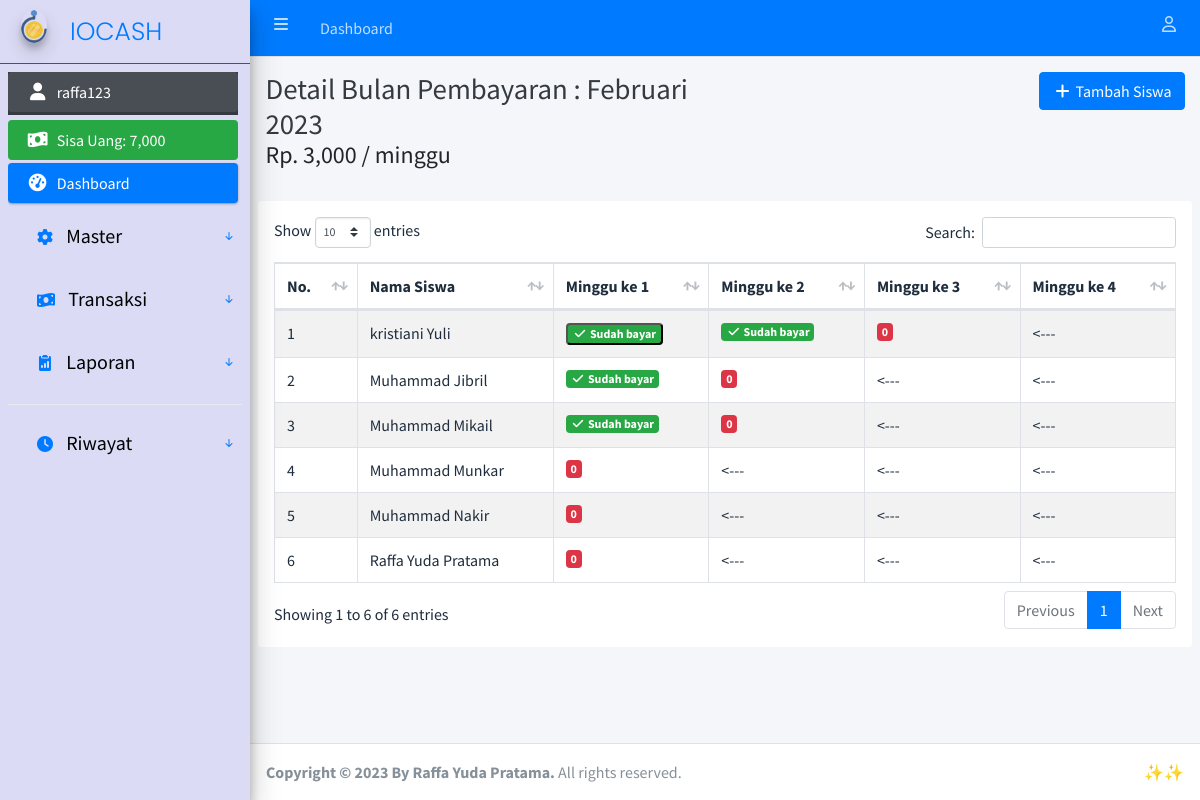
Page /detail_bulan_pembayaran.php?id_bulan_pembayaran=6 (signed in) on the committed database.
### tables this page shows
CREATE TABLE `user` (
  `id_user` int(11) NOT NULL,
  `nama_lengkap` varchar(100) NOT NULL,
  `username` varchar(100) NOT NULL,
  `password` varchar(255) NOT NULL,
  `id_jabatan` int(11) NOT NULL
);

CREATE TABLE `bulan_pembayaran` (
  `id_bulan_pembayaran` int(11) NOT NULL,
  `nama_bulan` enum('januari','februari','maret','april','mei','juni','juli','agustus','september','oktober','november','desember') NOT NULL,
  `tahun` int(4) NOT NULL,
  `pembayaran_perminggu` int(11) NOT NULL
);

CREATE TABLE `uang_kas` (
  `id_uang_kas` int(11) NOT NULL,
  `id_siswa` int(11) NOT NULL,
  `id_bulan_pembayaran` int(11) NOT NULL,
  `minggu_ke_1` int(11) DEFAULT NULL,
  `minggu_ke_2` int(11) DEFAULT NULL,
  `minggu_ke_3` int(11) DEFAULT NULL,
  `minggu_ke_4` int(11) DEFAULT NULL,
  `status_lunas` int(11) NOT NULL
);

CREATE TABLE `siswa` (
  `id_siswa` int(11) NOT NULL,
  `nama_siswa` varchar(100) NOT NULL,
  `jenis_kelamin` enum('pria','wanita') NOT NULL,
  `no_telepon` varchar(25) NOT NULL,
  `email` varchar(255) NOT NULL
);

### connection.php (called while the page is built, shortened)
<?php
	$host		= "localhost";
	$username	= "root";
	$password	= "";
	$database	= "uang_kas";
	$conn 		= mysqli_connect($host, $username, $password, $database);
if (isset($_SESSION['id_user'])) {
	function dataUser() {
		global $conn;
		$id_user = $_SESSION['id_user'];
		return mysqli_fetch_assoc(mysqli_query($conn, "SELECT * FROM user INNER JOIN jabatan ON user.id_jabatan = jabatan.id_jabatan WHERE id_user = '$id_user'"));
	}
}

### detail_bulan_pembayaran.php (the view, shortened to what this page needs)
<?php
  require 'connection.php';
  $id_bulan_pembayaran = $_GET['id_bulan_pembayaran'];
  $detail_bulan_pembayaran = mysqli_fetch_assoc(mysqli_query($conn, "SELECT * FROM bulan_pembayaran WHERE id_bulan_pembayaran = '$id_bulan_pembayaran'"));
  $uang_kas = mysqli_query($conn, "SELECT * FROM uang_kas INNER JOIN siswa ON uang_kas.id_siswa = siswa.id_siswa INNER JOIN bulan_pembayaran ON uang_kas.id_bulan_pembayaran = bulan_pembayaran.id_bulan_pembayaran WHERE uang_kas.id_bulan_pembayaran = '$id_bulan_pembayaran' ORDER BY nama_siswa ASC");
  $bulan_pembayaran_pertama = mysqli_fetch_assoc(mysqli_query($conn, "SELECT * FROM bulan_pembayaran ORDER BY id_bulan_pembayaran ASC LIMIT 1"));
  $id_bulan_pembayaran_pertama = $bulan_pembayaran_pertama['id_bulan_pembayaran'];
?>
<!DOCTYPE html>
<html>
<head>
  <?php include 'include/css.php'; ?>
</head>
<body class="hold-transition sidebar-mini layout-fixed">
<div class="wrapper">
  <?php include 'include/navbar.php'; ?>
  <?php include 'include/sidebar.php'; ?>
  <div class="content-wrapper">
    <div class="content-header">
      <div class="container-fluid">
        <div class="row mb-2">
          <div class="col-sm">
            <h1 class="m-0 text-dark">Detail Bulan Pembayaran : <?= ucwords($detail_bulan_pembayaran['nama_bulan']); ?> <?= $detail_bulan_pembayaran['tahun']; ?></h1>
            <h4>Rp. <?= number_format($detail_bulan_pembayaran['pembayaran_perminggu']); ?> / minggu</h4>
          </div>
          <div class="col-sm text-right">
            <?php if ($_SESSION['id_jabatan'] !== '3'): ?>
              <button type="button" class="btn btn-primary" data-toggle="modal" data-target="#tambahSiswaModal"><i class="fas fa-fw fa-plus"></i> Tambah Siswa</button>
            <?php endif ?>
          </div>
        </div>
      </div>
    </div>
    <section class="content">
      <div class="container-fluid bg-white p-3 rounded">
        <div class="table-responsive">
          <table class="table table-hover table-striped table-bordered" id="table_id">
            <thead>
              <tr>
                <th>No.</th>
                <th>Nama Siswa</th>
                <th>Minggu ke 1</th>
                <th>Minggu ke 2</th>
                <th>Minggu ke 3</th>
                <th>Minggu ke 4</th>
              </tr>
            </thead>
            <tbody>
              <?php $i = 1; ?>
              <?php foreach ($uang_kas as $duk): ?>
                <?php if ($_SESSION['id_jabatan'] == '3'): ?>
                  <tr>
                    <td><?= $i++; ?></td>
                    <td><?= ucwords(htmlspecialchars_decode($duk['nama_siswa'])); ?></td>
                    <?php if ($duk['minggu_ke_1'] == $duk['pembayaran_perminggu']): ?>
                      <td class="text-success"><?= number_format($duk['minggu_ke_1']); ?></td>
                    <?php else: ?>
                      <td class="text-danger"><?= number_format($duk['minggu_ke_1']); ?></td>
                    <?php endif ?>
                    <?php if ($duk['minggu_ke_2'] == $duk['pembayaran_perminggu']): ?>
                      <td class="text-success"><?= number_format($duk['minggu_ke_2']); ?></td>
                    <?php else: ?>
                      <td class="text-danger"><?= number_format($duk['minggu_ke_2']); ?></td>
                    <?php endif ?>
                    <?php if ($duk['minggu_ke_3'] == $duk['pembayaran_perminggu']): ?>
                      <td class="text-success"><?= number_format($duk['minggu_ke_3']); ?></td>
                    <?php else: ?>
                      <td class="text-danger"><?= number_format($duk['minggu_ke_3']); ?></td>
                    <?php endif ?>
                    <?php if ($duk['minggu_ke_4'] == $duk['pembayaran_perminggu']): ?>
                      <td class="text-success"><?= number_format($duk['minggu_ke_4']); ?></td>
                    <?php else: ?>
                      <td class="text-danger"><?= number_format($duk['minggu_ke_4']); ?></td>
                    <?php endif ?>
                  </tr>
                <?php else: ?>
                  <?php if ($id_bulan_pembayaran != $id_bulan_pembayaran_pertama AND $data_bulan_sebelum['status_lunas'] == '0'): ?>
                    <tr class="bg-danger">
                  <?php else: ?>
                    <tr>
                  <?php endif ?>
                    <td><?= $i++; ?></td>
                    <td><?= $duk['nama_siswa']; ?></td>
                    <?php if ($duk['minggu_ke_1'] == $duk['pembayaran_perminggu']): ?>
                      <?php if ($duk['minggu_ke_2'] !== "0"): ?>
                        <td>
                          <button type="button" class="badge badge-success" data-container="body" data-toggle="popover" data-placement="top" data-content="Tidak bisa mengubah minggu ke 1, kalau minggu ke 2 dan seterusnya sudah lunas, jika ingin mengubah, ubahlah minggu ke 2 atau ke 3 atau ke 4 terlebih dahulu menjadi 0.">
                            <i class="fas fa-fw fa-check"></i> Sudah bayar
                          </button>
                        </td>
                      <?php else: ?>
                        <td><a href="" data-toggle="modal" data-target="#editMingguKe1<?= $duk['id_uang_kas']; ?>" class="badge badge-success"><i class="fas fa-fw fa-check"></i> Sudah bayar</a></td>
                      <?php endif ?>
                    <?php else: ?>
                      <td>
                        <?php if ($id_bulan_pembayaran != $id_bulan_pembayaran_pertama AND $data_bulan_sebelum['status_lunas'] == '0'): ?>
                          <button type="button" class="badge badge-danger" data-container="body" data-toggle="popover" data-placement="top" data-content="Tidak bisa melakukan pembayaran, jika bulan pembayaran sebelumnya belum lunas.">
                            <i class="fas fa-fw fa-times"></i>
                          </button>
                        <?php else: ?>
                          <a href="" data-toggle="modal" data-target="#editMingguKe1<?= $duk['id_uang_kas']; ?>" class="badge badge-danger"><?= number_format($duk['minggu_ke_1']); ?></a>
                        <?php endif ?>
                      </td>
                    <?php endif ?>
                    <?php if ($duk['minggu_ke_1'] !== $duk['pembayaran_perminggu']): ?>
                      <td><---</td>
                      <td><---</td>
                      <td><---</td>
                    <?php else: ?>
                      <?php if ($duk['minggu_ke_2'] == $duk['pembayaran_perminggu']): ?>
                      <?php if ($duk['minggu_ke_3'] !== "0"): ?>
                        <td><button type="button" class="badge badge-success" data-container="body" data-toggle="popover" data-placement="top" data-content="Tidak bisa mengubah minggu ke 2, jika minggu ke 3 dan seterusnya sudah lunas, jika ingin mengubah, ubahlah minggu ke 3 atau ke 4 terlebih dahulu menjadi 0."><i class="fas fa-fw fa-check"></i> Sudah bayar</button></td>
                      <?php else: ?>
                        <td><a href="" data-toggle="modal" data-target="#editMingguKe2<?= $duk['id_uang_kas']; ?>" class="badge badge-success"><i class="fas fa-fw fa-check"></i> Sudah bayar</a></td>
                      <?php endif ?>
                      <?php else: ?>
                        <td><a href="" data-toggle="modal" data-target="#editMingguKe2<?= $duk['id_uang_kas']; ?>" class="badge badge-danger"><?= number_format($duk['minggu_ke_2']); ?></a></td>
                      <?php endif ?>
                      <?php if ($duk['minggu_ke_2'] !== $duk['pembayaran_perminggu']): ?>
                        <td><---</td>
                        <td><---</td>
                      <?php else: ?>
                        <?php if ($duk['minggu_ke_3'] == $duk['pembayaran_perminggu']): ?>
                          <?php if ($duk['minggu_ke_4'] !== "0"): ?>
                            <td><button type="button" class="badge badge-success" data-container="body" data-toggle="popover" data-placement="top" data-content="Tidak bisa mengubah minggu ke 3, jika minggu ke 4 sudah lunas, jika ingin mengubah, ubahlah minggu ke 4 terlebih dahulu menjadi 0."><i class="fas fa-fw fa-check"></i> Sudah bayar</button></td>
                          <?php else: ?>
                            <td><a href="" data-toggle="modal" data-target="#editMingguKe3<?= $duk['id_uang_kas']; ?>" class="badge badge-success"><i class="fas fa-fw fa-check"></i> Sudah bayar</a></td>
                          <?php endif ?>
                        <?php else: ?>
                          <td><a href="" data-toggle="modal" data-target="#editMingguKe3<?= $duk['id_uang_kas']; ?>" class="badge badge-danger"><?= number_format($duk['minggu_ke_3']); ?></a></td>
                        <?php endif ?>
                        <?php if ($duk['minggu_ke_3'] !== $duk['pembayaran_perminggu']): ?>
                          <td><---</td>
                        <?php endif ?>
                      <?php endif ?>
                    <?php endif ?>
                  </tr>
                <?php endif ?>
              <?php endforeach ?>
            </tbody>
          </table>
        </div>
      </div>
    </section>
  </div>
  <?php include 'include/footer.php'?>
</div>
</body>
</html>

### include/sidebar.php (shortened to what this page needs)
<?php
$dataUser = dataUser();
$jml_pengeluaran = mysqli_fetch_assoc(mysqli_query($conn, "SELECT sum(jumlah_pengeluaran) as jml_pengeluaran FROM pengeluaran"));
$jml_pengeluaran = $jml_pengeluaran['jml_pengeluaran'];
$jml_uang_kas = mysqli_fetch_assoc(mysqli_query($conn, "SELECT sum(minggu_ke_1 + minggu_ke_2 + minggu_ke_3 + minggu_ke_4) as jml_uang_kas FROM uang_kas"));
$jml_uang_kas = $jml_uang_kas['jml_uang_kas'];
?>
<link rel="stylesheet" href="https://cdn.jsdelivr.net/npm/bootstrap-icons@1.10.3/font/bootstrap-icons.css">
<link rel="stylesheet" href="https://cdnjs.cloudflare.com/ajax/libs/font-awesome/6.1.0/css/all.min.css" />
<aside class="main-sidebar sidebar-dark-primary elevation-4 " style="background: #DBDBF5;">
  <a href="index.php" class="brand-link" style="padding-bottom: 12px;">
    <img src="assets/img/cash.png" alt="AdminLTE Logo" class="brand-image img-circle elevation-3" style="opacity: .8">
    <span class="brand-text font-weight-light text-primary" style="font-size: 25px; margin-left:15px;font-family: 'Poppins';">IOCASH</span>
  </a>
  <div class="sidebar fw-bold">
    <nav class="mt-2">
      <ul class="nav nav-pills nav-sidebar flex-column" data-widget="treeview" role="menu" data-accordion="false">
        <li class="nav-item has-treeview menu-open bg-dark" style="margin-bottom: 5px; width: 230px;">
          <a href="profile.php" class="nav-link"><i class="nav-icon fas fa-fw fa-user"></i>
            <p class="text-white"><?= $dataUser['username']; ?></p>
          </a>
        </li>
        <li class="nav-item" style="width: 230px;">
          <div class="bg-success nav-link text-white">
            <i class="nav-icon fas fa-money-bill-wave"></i>
            <p class="text-white">
              Sisa Uang: <?= number_format($jml_uang_kas - $jml_pengeluaran); ?>
            </p>
          </div>
        </li>
        <li class="nav-item has-treeview menu-open" style="width: 230px;">
          <a href="index.php" class="nav-link active bg-primary">
            <i class="nav-icon fas fa-tachometer-alt"></i>
            <p class="text-white">
              Dashboard
            </p>
          </a>
        </li>
        <?php if ($dataUser['id_jabatan'] == '1') : ?>
          <li class="nav-item">
            <div class="nav-link">
              <p>
                <button class="btn text-white" type="button" data-bs-toggle="collapse" data-bs-target="#master" aria-expanded="false" aria-controls="collapseExample">
                 <div style="display:flex; justify-content:space-between; align-items:center; width:200px;">
                 <div style="margin-right:2px;">
                 <i class="fa-solid fa-gear text-primary"></i> <p style="font-size:20px; margin-left:10px;">Master</p>
                 </div>
                 <i class="bi bi-arrow-down-short text-primary"></i></div>
                </button>
              </p>
            </div>
          </li>
        <?php endif ?>
        <li class="nav-item">
            <div class="nav-link">
              <p>
                <button class="btn text-white" type="button" data-bs-toggle="collapse" data-bs-target="#transaksi" aria-expanded="false" aria-controls="collapseExample">
                 <div style="display:flex; justify-content:space-between; align-items:center; width:200px;">
                 <div style="margin-right:2px;">
                 <i class="fa-solid fa-money-bill-wave text-primary"></i> <p style="font-size:20px; margin-left:10px;">Transaksi</p>
                 </div>
                 <i class="bi bi-arrow-down-short text-primary"></i></div>
                </button>
              </p>
            </div>
          </li>
          <li class="nav-item">
            <div class="nav-link">
              <p>
                <button class="btn text-white" type="button" data-bs-toggle="collapse" data-bs-target="#laporan" aria-expanded="false" aria-controls="collapseExample">
                 <div style="display:flex; justify-content:space-between; align-items:center; width:200px;">
                 <div style="margin-right:2px;">
                 <i class="bi bi-clipboard2-data-fill text-primary"></i> <p style="font-size:20px; margin-left:10px;">Laporan</p>
                 </div>
                 <i class="bi bi-arrow-down-short text-primary"></i></div>
                </button>
              </p>
            </div>
          </li>
        <div class="dropdown-divider"></div>
        <li class="nav-item">
            <div class="nav-link">
              <p>
                <button class="btn text-white" type="button" data-bs-toggle="collapse" data-bs-target="#riwayat" aria-expanded="false" aria-controls="collapseExample">
                 <div style="display:flex; justify-content:space-between; align-items:center; width:200px;">
                 <div style="margin-right:2px;">
                 <i class="fa-solid fa-clock text-primary"></i> <p style="font-size:20px; margin-left:10px;">Riwayat</p>
                 </div>
                 <i class="bi bi-arrow-down-short text-primary"></i></div>
                </button>
              </p>
            </div>
          </li>
      </ul>
    </nav>
  </div>
</aside>

### include/sidebar.php (style rules this page uses)
p { color: black; }

### rows in the picture
user: username "raffa123"
bulan_pembayaran: nama_bulan "Februari", tahun "2023", pembayaran_perminggu "3,000"
uang_kas: id_siswa.nama_siswa "kristiani Yuli", minggu_ke_1 "Sudah bayar", minggu_ke_3 "0"
uang_kas: id_siswa.nama_siswa "Muhammad Jibril", minggu_ke_2 "0"
uang_kas: id_siswa.nama_siswa "Muhammad Mikail", minggu_ke_2 "0"
uang_kas: id_siswa.nama_siswa "Muhammad Munkar", minggu_ke_1 "0"
uang_kas: id_siswa.nama_siswa "Muhammad Nakir", minggu_ke_1 "0"
uang_kas: id_siswa.nama_siswa "Raffa Yuda Pratama", minggu_ke_1 "0"

### other values in the picture
$jml_uang_kas - $jml_pengeluaran "7,000"
